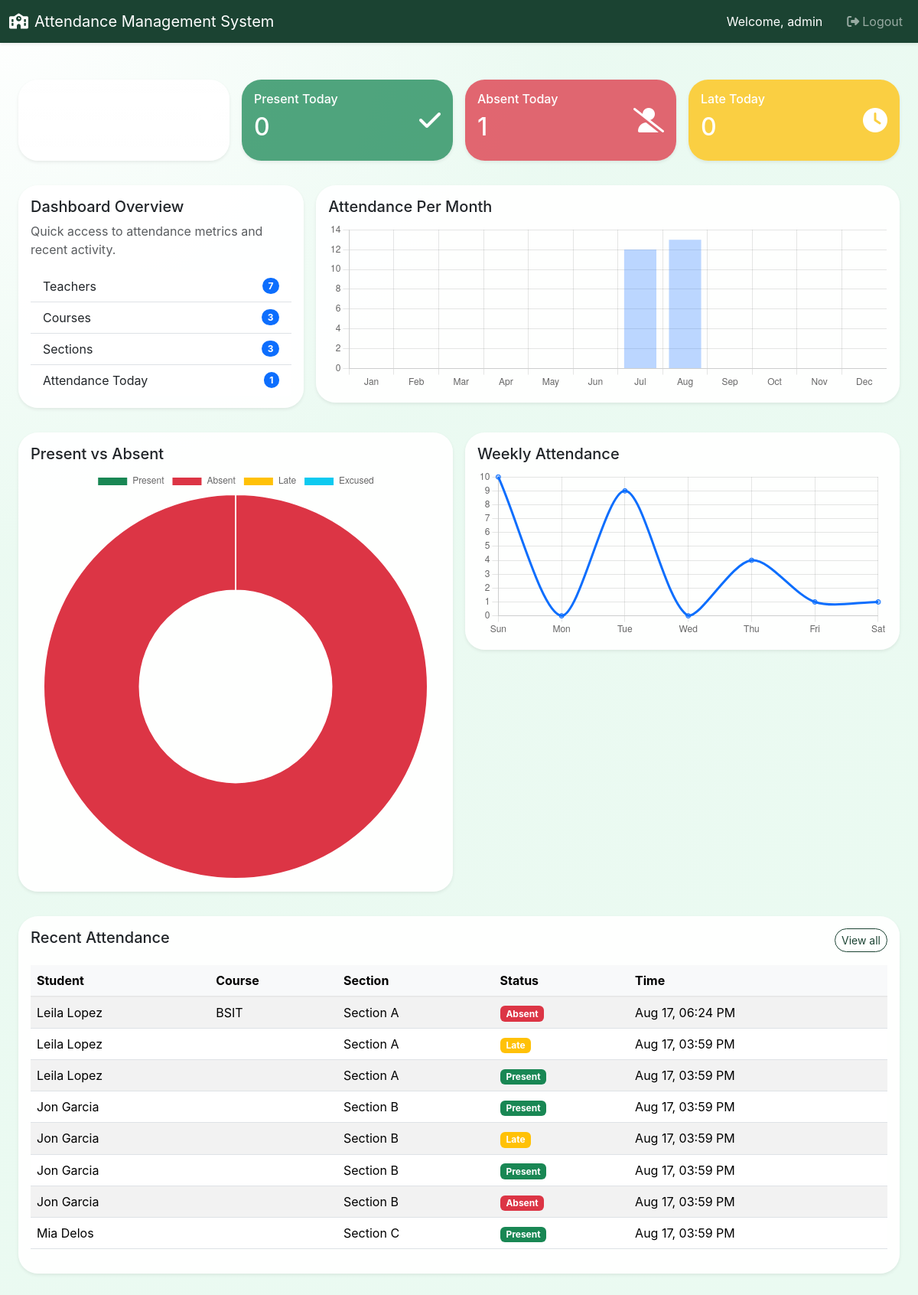
Page /admin/dashboard.php (signed in) on the committed database.
### tables this page shows
CREATE TABLE `attendance` (
  `id` int(11) NOT NULL,
  `student_id` int(11) NOT NULL,
  `course_id` int(11) DEFAULT NULL,
  `section_id` int(11) DEFAULT NULL,
  `subject_id` int(11) DEFAULT NULL,
  `status` enum('present','absent','late','excused') NOT NULL DEFAULT 'present',
  `scan_type` varchar(50) NOT NULL DEFAULT 'present',
  `date` date NOT NULL,
  `time` time NOT NULL,
  `created_at` datetime NOT NULL DEFAULT current_timestamp()
);

CREATE TABLE `students` (
  `id` int(11) NOT NULL,
  `user_id` int(11) DEFAULT NULL,
  `student_id` varchar(60) NOT NULL,
  `first_name` varchar(120) NOT NULL,
  `last_name` varchar(120) NOT NULL,
  `gender` enum('Male','Female') NOT NULL DEFAULT 'Male',
  `birthday` date DEFAULT NULL,
  `course_id` int(11) DEFAULT NULL,
  `year_level` varchar(30) DEFAULT NULL,
  `section_id` int(11) DEFAULT NULL,
  `guardian_name` varchar(150) DEFAULT NULL,
  `phone` varchar(50) DEFAULT NULL,
  `email` varchar(120) DEFAULT NULL,
  `status` enum('active','inactive') NOT NULL DEFAULT 'active',
  `photo` varchar(255) DEFAULT NULL,
  `qr_code` varchar(120) DEFAULT NULL,
  `created_at` datetime NOT NULL DEFAULT current_timestamp()
);

CREATE TABLE `courses` (
  `id` int(11) NOT NULL,
  `code` varchar(30) NOT NULL,
  `name` varchar(150) NOT NULL,
  `description` text DEFAULT NULL,
  `created_at` datetime NOT NULL DEFAULT current_timestamp()
);

CREATE TABLE `sections` (
  `id` int(11) NOT NULL,
  `year_level` varchar(30) NOT NULL,
  `section_name` varchar(80) NOT NULL,
  `course_id` int(11) NOT NULL,
  `adviser` varchar(120) DEFAULT NULL,
  `adviser_id` int(11) DEFAULT NULL,
  `created_at` datetime NOT NULL DEFAULT current_timestamp()
);

### admin/dashboard.php (the view, shortened to what this page needs)
<?php
require_once __DIR__ . '/../includes/functions.php';
require_once __DIR__ . '/../includes/header.php';
$totalStudents = $mysqli->query('SELECT COUNT(*) FROM students')->fetch_row()[0];
$presentToday = $mysqli->query("SELECT COUNT(*) FROM attendance WHERE date = CURDATE() AND status = 'present'")->fetch_row()[0];
$absentToday = $mysqli->query("SELECT COUNT(*) FROM attendance WHERE date = CURDATE() AND status = 'absent'")->fetch_row()[0];
$lateToday = $mysqli->query("SELECT COUNT(*) FROM attendance WHERE date = CURDATE() AND status = 'late'")->fetch_row()[0];
$teachersCount = $mysqli->query('SELECT COUNT(*) FROM teachers')->fetch_row()[0];
$coursesCount = $mysqli->query('SELECT COUNT(*) FROM courses')->fetch_row()[0];
$sectionsCount = $mysqli->query('SELECT COUNT(*) FROM sections')->fetch_row()[0];
$attendanceToday = $mysqli->query("SELECT COUNT(*) FROM attendance WHERE date = CURDATE()") ->fetch_row()[0];
$recentAttendance = $mysqli->query("SELECT a.*, s.first_name, s.last_name, c.code AS course_code, sec.section_name FROM attendance a LEFT JOIN students s ON a.student_id = s.id LEFT JOIN courses c ON a.course_id = c.id LEFT JOIN sections sec ON a.section_id = sec.id ORDER BY a.created_at DESC LIMIT 8");
?>
<div class="container-fluid py-4">
    <div class="row g-3">
        <div class="col-md-3">
            <div class="card bg-gradient shadow-sm border-0 text-white p-3 rounded-4">
                <div class="d-flex align-items-center justify-content-between">
                    <div>
                        <h6>Total Students</h6>
                        <h2><?php echo $totalStudents; ?></h2>
                    </div>
                    <i class="fa-solid fa-user-graduate fa-2x"></i>
                </div>
            </div>
        </div>
        <div class="col-md-3">
            <div class="card bg-success bg-opacity-75 shadow-sm border-0 text-white p-3 rounded-4">
                <div class="d-flex align-items-center justify-content-between">
                    <div>
                        <h6>Present Today</h6>
                        <h2><?php echo $presentToday; ?></h2>
                    </div>
                    <i class="fa-solid fa-check fa-2x"></i>
                </div>
            </div>
        </div>
        <div class="col-md-3">
            <div class="card bg-danger bg-opacity-75 shadow-sm border-0 text-white p-3 rounded-4">
                <div class="d-flex align-items-center justify-content-between">
                    <div>
                        <h6>Absent Today</h6>
                        <h2><?php echo $absentToday; ?></h2>
                    </div>
                    <i class="fa-solid fa-user-slash fa-2x"></i>
                </div>
            </div>
        </div>
        <div class="col-md-3">
            <div class="card bg-warning bg-opacity-75 shadow-sm border-0 text-white p-3 rounded-4">
                <div class="d-flex align-items-center justify-content-between">
                    <div>
                        <h6>Late Today</h6>
                        <h2><?php echo $lateToday; ?></h2>
                    </div>
                    <i class="fa-solid fa-clock fa-2x"></i>
                </div>
            </div>
        </div>
    </div>
    <div class="row g-3 mt-3">
        <div class="col-lg-4">
            <div class="card rounded-4 shadow-sm p-3">
                <h5>Dashboard Overview</h5>
                <p class="text-muted">Quick access to attendance metrics and recent activity.</p>
                <ul class="list-group list-group-flush">
                    <li class="list-group-item d-flex justify-content-between align-items-center">Teachers<span class="badge bg-primary rounded-pill"><?php echo $teachersCount; ?></span></li>
                    <li class="list-group-item d-flex justify-content-between align-items-center">Courses<span class="badge bg-primary rounded-pill"><?php echo $coursesCount; ?></span></li>
                    <li class="list-group-item d-flex justify-content-between align-items-center">Sections<span class="badge bg-primary rounded-pill"><?php echo $sectionsCount; ?></span></li>
                    <li class="list-group-item d-flex justify-content-between align-items-center">Attendance Today<span class="badge bg-primary rounded-pill"><?php echo $attendanceToday; ?></span></li>
                </ul>
            </div>
        </div>
        <div class="col-lg-8">
            <div class="card rounded-4 shadow-sm p-3">
                <h5>Attendance Per Month</h5>
                <canvas id="attendanceMonthChart" height="220"></canvas>
            </div>
        </div>
    </div>
    <div class="row g-3 mt-3">
        <div class="col-lg-6">
            <div class="card rounded-4 shadow-sm p-3">
                <h5>Present vs Absent</h5>
                <canvas id="presentAbsentChart" height="220"></canvas>
            </div>
        </div>
        <div class="col-lg-6">
            <div class="card rounded-4 shadow-sm p-3">
                <h5>Weekly Attendance</h5>
                <canvas id="weeklyAttendanceChart" height="220"></canvas>
            </div>
        </div>
    </div>
    <div class="row g-3 mt-3">
        <div class="col-12">
            <div class="card rounded-4 shadow-sm p-3">
                <div class="d-flex justify-content-between align-items-center mb-3">
                    <h5>Recent Attendance</h5>
                    <a href="attendance.php" class="btn btn-sm btn-outline-primary">View all</a>
                </div>
                <div class="table-responsive">
                    <table class="table table-striped align-middle">
                        <thead class="table-light">
                            <tr>
                                <th scope="col">Student</th>
                                <th scope="col">Course</th>
                                <th scope="col">Section</th>
                                <th scope="col">Status</th>
                                <th scope="col">Time</th>
                            </tr>
                        </thead>
                        <tbody>
                            <?php while ($row = $recentAttendance->fetch_assoc()): ?>
                                <tr>
                                    <td><?php echo htmlspecialchars($row['first_name'] . ' ' . $row['last_name']); ?></td>
                                    <td><?php echo htmlspecialchars($row['course_code']); ?></td>
                                    <td><?php echo htmlspecialchars($row['section_name']); ?></td>
                                    <td><?php echo badgeStatus($row['status']); ?></td>
                                    <td><?php echo date('M j, h:i A', strtotime($row['created_at'])); ?></td>
                                </tr>
                            <?php endwhile; ?>
                        </tbody>
                    </table>
                </div>
            </div>
        </div>
    </div>
</div>
<script>
const attendanceMonthData = {
    labels: ['Jan', 'Feb', 'Mar', 'Apr', 'May', 'Jun', 'Jul', 'Aug', 'Sep', 'Oct', 'Nov', 'Dec'],
    datasets: [{
        label: 'Attendance Count',
        backgroundColor: 'rgba(34, 120, 255, 0.3)',
        borderColor: '#2278ff',
        data: [<?php for ($m = 1; $m <= 12; $m++) { $count = $mysqli->query("SELECT COUNT(*) FROM attendance WHERE MONTH(date) = $m")->fetch_row()[0]; echo $count . ',';} ?>]
    }]
};
const presentAbsentData = {
    labels: ['Present', 'Absent', 'Late', 'Excused'],
    datasets: [{
        data: [<?php echo $presentToday; ?>, <?php echo $absentToday; ?>, <?php echo $lateToday; ?>, <?php echo $mysqli->query("SELECT COUNT(*) FROM attendance WHERE date = CURDATE() AND status = 'excused'")->fetch_row()[0]; ?>],
        backgroundColor: ['#198754', '#dc3545', '#ffc107', '#0dcaf0']
    }]
};
const weeklyAttendanceData = {
    labels: ['Sun','Mon','Tue','Wed','Thu','Fri','Sat'],
    datasets: [{
        label: 'Records',
        backgroundColor: 'rgba(13, 110, 253, 0.4)',
        borderColor: '#0d6efd',
        data: [<?php for ($d = 0; $d < 7; $d++) { $count = $mysqli->query("SELECT COUNT(*) FROM attendance WHERE WEEKDAY(date) = $d")->fetch_row()[0]; echo $count . ',';} ?>]
    }]
};
window.addEventListener('DOMContentLoaded', () => {
    new Chart(document.getElementById('attendanceMonthChart'), { type: 'bar', data: attendanceMonthData, options: { responsive: true, plugins: { legend: { display: false } }}});
    new Chart(document.getElementById('presentAbsentChart'), { type: 'doughnut', data: presentAbsentData, options: { responsive: true }});
    new Chart(document.getElementById('weeklyAttendanceChart'), { type: 'line', data: weeklyAttendanceData, options: { responsive: true, plugins: { legend: { display: false } }, tension: 0.3 }});
});
</script>
<?php require_once __DIR__ . '/../includes/footer.php'; ?>

### includes/functions.php (shortened to what this page needs)
<?php
function badgeStatus($status) {
    $classes = [
        'active' => 'success',
        'inactive' => 'secondary',
        'present' => 'success',
        'absent' => 'danger',
        'late' => 'warning',
        'excused' => 'info'
    ];
    $class = isset($classes[$status]) ? $classes[$status] : 'secondary';
    return '<span class="badge bg-' . $class . '">' . ucfirst($status) . '</span>';
}
    ?>

### assets/css/theme-tokens.css (style rules this page uses)
:root { --lp-dark-green: #1b4332; --lp-mid-green: #2d6a4f; --lp-soft-green: #74c69d; --lp-pale-green: #eafaf1; --lp-deep-green: #004D3A; }

### assets/css/style.css (style rules this page uses)
body { background: radial-gradient(circle at top left, rgba(255,255,255,0.95), rgba(234,250,241,0.95) 35%, #eafaf1 100%); min-height: 100vh; color: #222; font-family: 'Inter', sans-serif; background-attachment: fixed; }
.card { border: none; background: rgba(255,255,255,0.92); box-shadow: 0 24px 60px rgba(15, 36, 79, 0.08); }
.btn, .form-control, .form-select { border-radius: 1rem; }
.card.rounded-4 { border-radius: 1.6rem !important; }
.table thead th { border-bottom: 2px solid rgba(0,0,0,.08); }

### assets/css/dashboard-theme.css (style rules this page uses)
.btn-outline-primary { --bs-btn-color: var(--lp-dark-green); --bs-btn-border-color: var(--lp-dark-green); --bs-btn-hover-bg: var(--lp-dark-green); --bs-btn-hover-border-color: var(--lp-dark-green); --bs-btn-active-bg: var(--lp-dark-green); --bs-btn-active-border-color: var(--lp-dark-green); }

### assets/css/student-portal.css (style rules this page uses)
:root { --sp-accent-green: #2fbf71; --sp-sidebar-width: 250px; }

### rows in the picture
attendance: student.last_name "Leila Lopez", course.code "BSIT", section.section_name "Section A", status "Absent", created_at "Aug 17, 06:24 PM"
attendance: student.last_name "Leila Lopez", section.section_name "Section A", status "Late", created_at "Aug 17, 03:59 PM"
attendance: student.last_name "Leila Lopez", section.section_name "Section A", status "Present", created_at "Aug 17, 03:59 PM"
attendance: student.last_name "Jon Garcia", section.section_name "Section B", status "Present", created_at "Aug 17, 03:59 PM"
attendance: student.last_name "Jon Garcia", section.section_name "Section B", status "Late", created_at "Aug 17, 03:59 PM"
attendance: student.last_name "Jon Garcia", section.section_name "Section B", status "Present", created_at "Aug 17, 03:59 PM"
attendance: student.last_name "Jon Garcia", section.section_name "Section B", status "Absent", created_at "Aug 17, 03:59 PM"
attendance: student.last_name "Mia Delos", section.section_name "Section C", status "Present", created_at "Aug 17, 03:59 PM"

### other values in the picture
$schoolName "Attendance Management System"
$user['username'] "admin"
$presentToday "0"
$absentToday "1"
$lateToday "0"
$teachersCount "7"
$coursesCount "3"
$sectionsCount "3"
$attendanceToday "1"
chart data {{ $count }} 0, 0, 0, 0, 0, 0, 12, 13, 0, 0, 0, 0
chart data {{ $presentToday }} 0
chart data {{ $lateToday }} 0
